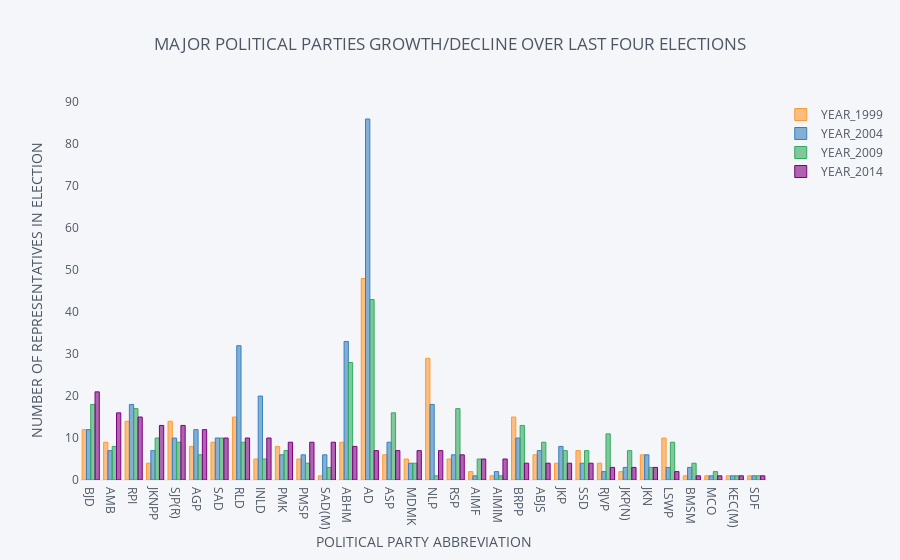

Here is the notebook cell this chart was saved with:
### Code cell
z.iloc[21:54].iplot(kind='bar', x='PARTY_ABBREVIATION',y=['YEAR_1999','YEAR_2004','YEAR_2009','YEAR_2014'],title='MAJOR POLITICAL PARTIES GROWTH/DECLINE OVER LAST FOUR ELECTIONS',xTitle='POLITICAL PARTY ABBREVIATION',yTitle='NUMBER OF REPRESENTATIVES IN ELECTION',showgrid=False)

### Figure 1 — Plotly figure (JSON) as saved in the notebook; plotly's stock layout.template omitted (floating-point values rounded to 4 significant figures)
{"data": [{"marker": {"color": "rgba(255, 153, 51, 0.6)", "line": {"color": "rgba(255, 153, 51, 1.0)", "width": 1}}, "name": "YEAR_1999", "orientation": "v", "text": "", "type": "bar", "x": ["BJD", "AMB", "RPI", "JKNPP", "SJP(R)", "AGP", "SAD", "RLD", "INLD", "PMK", "PMSP", "SAD(M)", "ABHM", "AD", "ASP", "MDMK", "NLP", "RSP", "AIMF", "AIMIM", "BRPP", "ABJS", "JKP", "SSD", "RJVP", "JKP(N)", "JKN", "LSWP", "BMSM", "MCO", "KEC(M)", "SDF"], "y": [12, 9, 14, 4, 14, 8, 9, 15, 5, 8, 5, 1, 9, 48, 6, 5, 29, 5, 2, 1, 15, 6, 4, 7, 4, 2, 6, 10, 1, 1, 1, 1]}, {"marker": {"color": "rgba(55, 128, 191, 0.6)", "line": {"color": "rgba(55, 128, 191, 1.0)", "width": 1}}, "name": "YEAR_2004", "orientation": "v", "text": "", "type": "bar", "x": ["BJD", "AMB", "RPI", "JKNPP", "SJP(R)", "AGP", "SAD", "RLD", "INLD", "PMK", "PMSP", "SAD(M)", "ABHM", "AD", "ASP", "MDMK", "NLP", "RSP", "AIMF", "AIMIM", "BRPP", "ABJS", "JKP", "SSD", "RJVP", "JKP(N)", "JKN", "LSWP", "BMSM", "MCO", "KEC(M)", "SDF"], "y": [12, 7, 18, 7, 10, 12, 10, 32, 20, 6, 6, 6, 33, 86, 9, 4, 18, 6, 1, 2, 10, 7, 8, 4, 2, 3, 6, 3, 3, 1, 1, 1]}, {"marker": {"color": "rgba(50, 171, 96, 0.6)", "line": {"color": "rgba(50, 171, 96, 1.0)", "width": 1}}, "name": "YEAR_2009", "orientation": "v", "text": "", "type": "bar", "x": ["BJD", "AMB", "RPI", "JKNPP", "SJP(R)", "AGP", "SAD", "RLD", "INLD", "PMK", "PMSP", "SAD(M)", "ABHM", "AD", "ASP", "MDMK", "NLP", "RSP", "AIMF", "AIMIM", "BRPP", "ABJS", "JKP", "SSD", "RJVP", "JKP(N)", "JKN", "LSWP", "BMSM", "MCO", "KEC(M)", "SDF"], "y": [18, 8, 17, 10, 9, 6, 10, 9, 5, 7, 4, 3, 28, 43, 16, 4, 1, 17, 5, 1, 13, 9, 7, 7, 11, 7, 3, 9, 4, 2, 1, 1]}, {"marker": {"color": "rgba(128, 0, 128, 0.6)", "line": {"color": "rgba(128, 0, 128, 1.0)", "width": 1}}, "name": "YEAR_2014", "orientation": "v", "text": "", "type": "bar", "x": ["BJD", "AMB", "RPI", "JKNPP", "SJP(R)", "AGP", "SAD", "RLD", "INLD", "PMK", "PMSP", "SAD(M)", "ABHM", "AD", "ASP", "MDMK", "NLP", "RSP", "AIMF", "AIMIM", "BRPP", "ABJS", "JKP", "SSD", "RJVP", "JKP(N)", "JKN", "LSWP", "BMSM", "MCO", "KEC(M)", "SDF"], "y": [21, 16, 15, 13, 13, 12, 10, 10, 10, 9, 9, 9, 8, 7, 7, 7, 7, 6, 5, 5, 4, 4, 4, 4, 3, 3, 3, 2, 1, 1, 1, 1]}], "layout": {"legend": {"bgcolor": "#F5F6F9", "font": {"color": "#4D5663"}}, "paper_bgcolor": "#F5F6F9", "plot_bgcolor": "#F5F6F9", "title": "MAJOR POLITICAL PARTIES GROWTH/DECLINE OVER LAST FOUR ELECTIONS", "titlefont": {"color": "#4D5663"}, "xaxis1": {"gridcolor": "#E1E5ED", "showgrid": false, "tickfont": {"color": "#4D5663"}, "title": "POLITICAL PARTY ABBREVIATION", "titlefont": {"color": "#4D5663"}, "zerolinecolor": "#E1E5ED"}, "yaxis1": {"gridcolor": "#E1E5ED", "showgrid": false, "tickfont": {"color": "#4D5663"}, "title": "NUMBER OF REPRESENTATIVES IN ELECTION", "titlefont": {"color": "#4D5663"}, "zerolinecolor": "#E1E5ED"}}}
